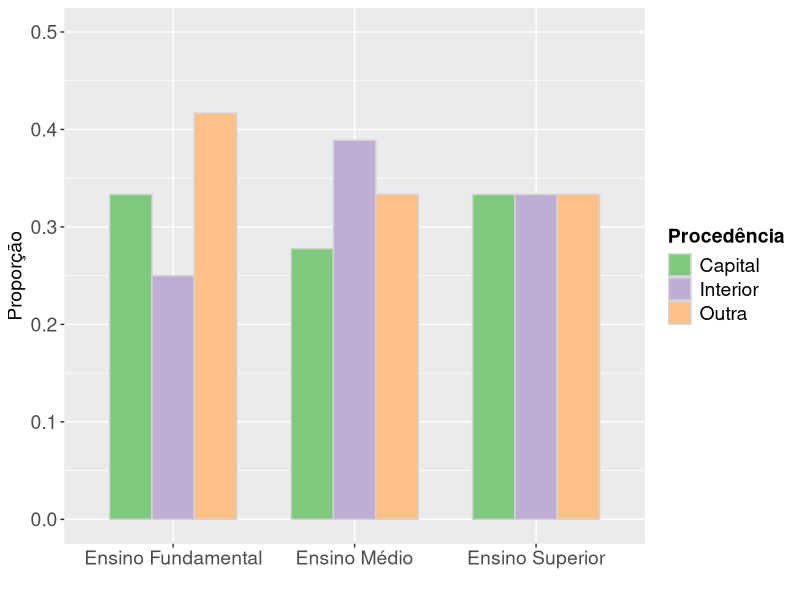
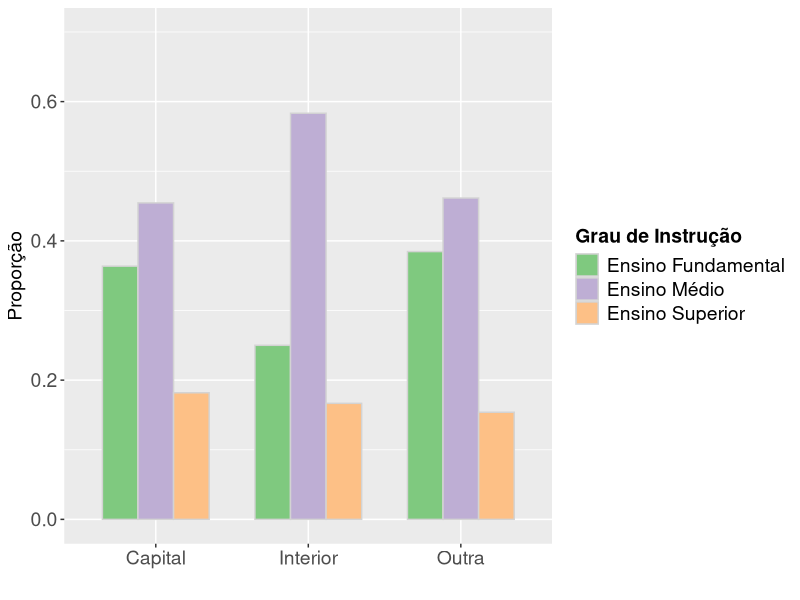
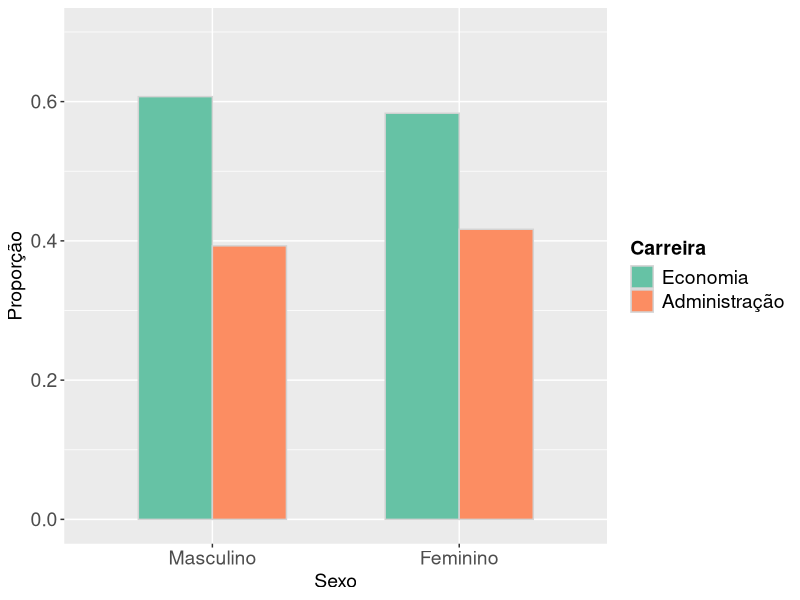
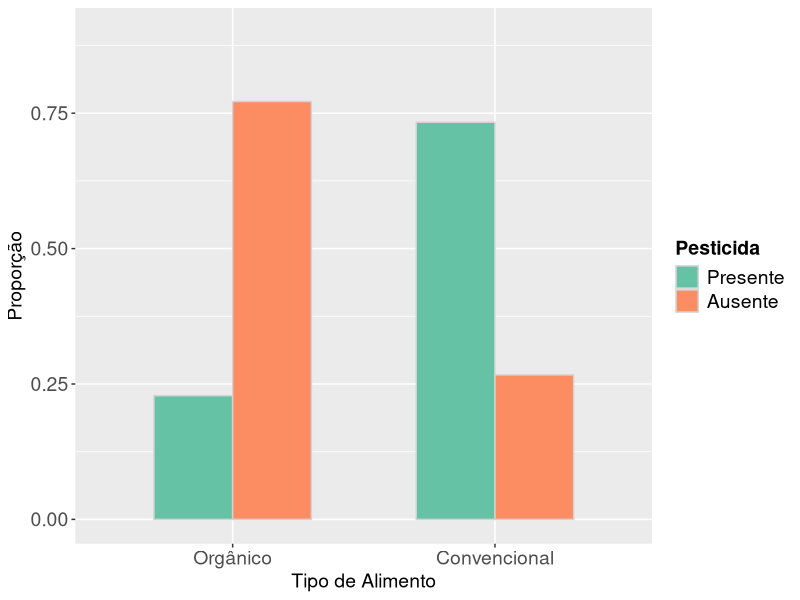
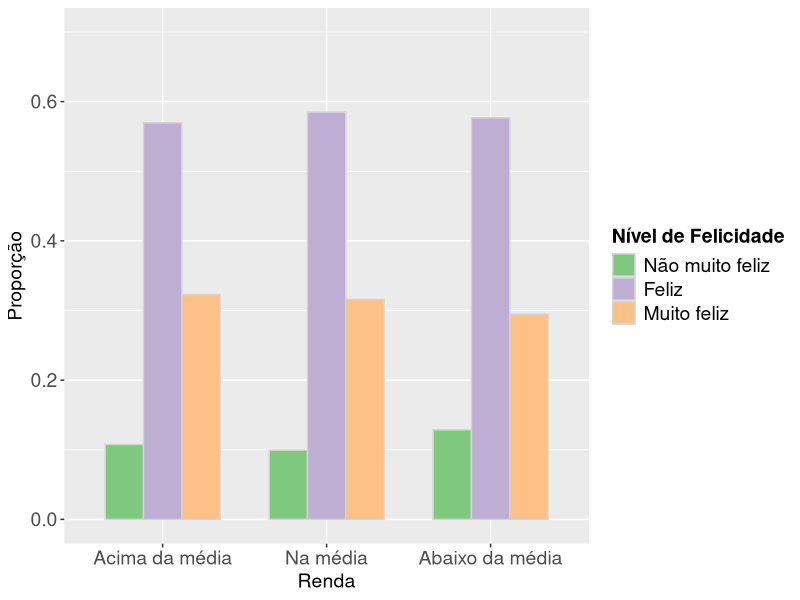
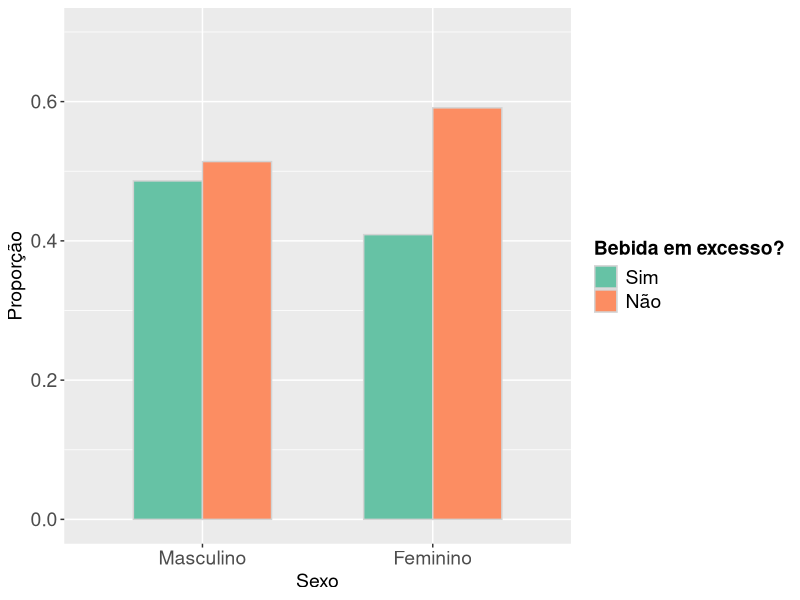
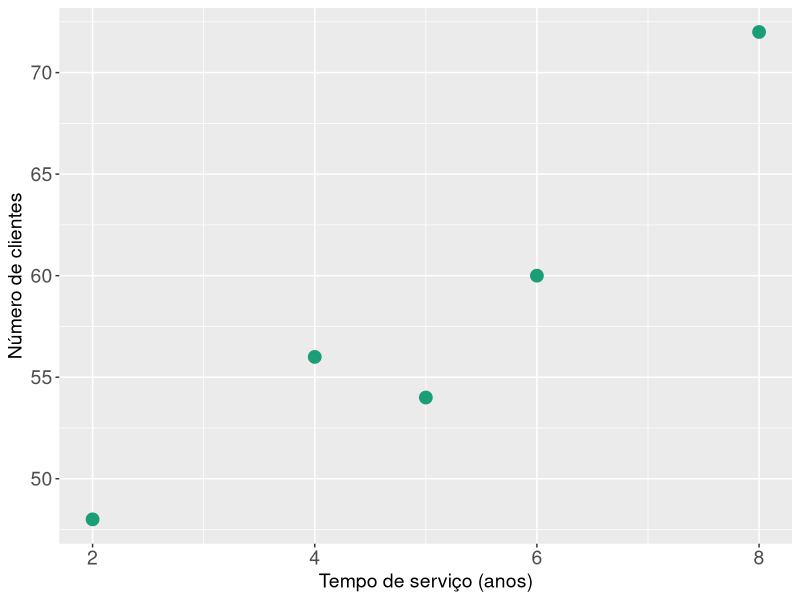
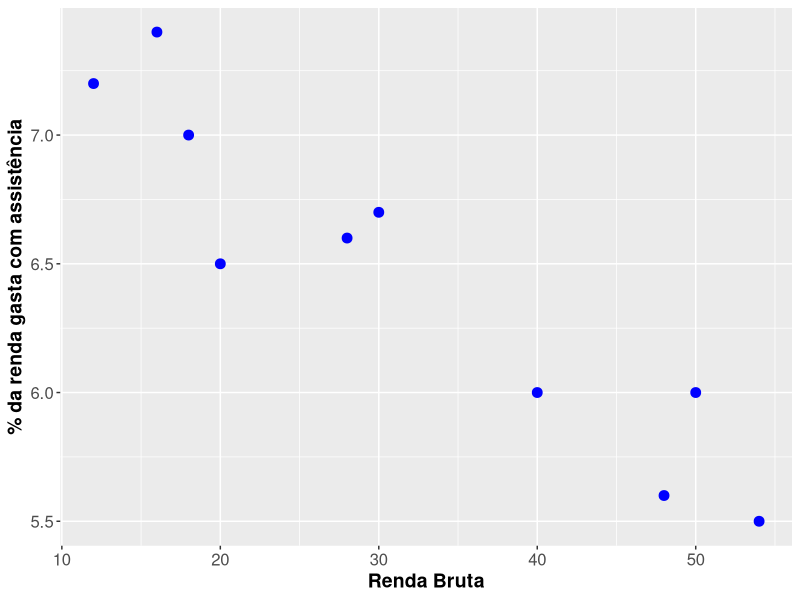

R code for these plots, in order:
## ---- chunk 1
x <- matrix(c(4, 5, 2, 3, 7, 2, 5, 6, 2), nrow=3, byrow=TRUE)
rownames(x) <- c("Capital","Interior", "Outra")
colnames(x) <- c("Ensino Fundamental", "Ensino Médio", "Ensino Superior")

y <- rbind(x, c(12, 18, 6))
y <- cbind(y, c(11, 12, 13, 36))
rownames(y) <- c("Capital", "Interior", "Outra", "Total")
colnames(y) <- c("Ensino Fundamental", "Ensino Médio", "Ensino Superior", "Total")
# library(printr)
library(knitr)
kable(y)
## ---- chunk 2
kable(addmargins(prop.table(x)), digits=3)
## ---- chunk 3
kable(addmargins(prop.table(x, 2), 1), digits=3)
## ---- chunk 4
library(reshape2)
library(ggplot2)

## Definir os parâmetros dos eixos para todos os gráficos
eixos <- theme(axis.text = element_text(size=14), 
               axis.title = element_text(size=14),
               legend.title = element_text(size=14, face="bold"), 
               legend.text=element_text(size=14))

x.long <- melt(prop.table(x, 2), varnames=c("Procedencia", "Instrucao"))

ggplot(x.long, aes(x=Instrucao, y=value, fill=factor(Procedencia)))+
    geom_bar(stat="identity", width=0.7, position="dodge", colour="lightgrey") +
    scale_fill_brewer(name="Procedência", palette="Accent") +
    xlab("") + ylab("Proporção") + ylim(0, 0.5) + eixos
## ---- chunk 5
kable(addmargins(prop.table(x, 1), 2), digits=3)
## ---- chunk 6
x.long <- melt(prop.table(x, 1), varnames=c("Procedencia", "Instrucao"))

ggplot(x.long, aes(x=Procedencia, y=value, fill=factor(Instrucao)))+
    geom_bar(stat="identity", width=0.7, position="dodge", colour="lightgrey") +
    scale_fill_brewer(name="Grau de Instrução", palette="Accent") +
    xlab("") + ylab("Proporção") + ylim(0, 0.7) + eixos
## ---- chunk 7
x <- matrix(c(85, 35, 55, 25), nrow=2, byrow=TRUE)
rownames(x) <- c("Economia", "Administração")
colnames(x) <- c("Masculino", "Feminino")
 
y <- rbind(x, c(85 + 55, 35 + 25))
y <- cbind(y, c(85 + 35, 55 + 25, sum(x)))
rownames(y) <- c("Economia", "Administração", "Total")
colnames(y) <- c("Masculino", "Feminino", "Total")
kable(y)
## ---- chunk 8
y2 <- addmargins(round(prop.table(y[-3,], 2), 2), 1)
rownames(y2) <- c("Economia", "Administração", "Total")
kable(y2)
## ---- chunk 9
x.long <- melt(prop.table(x, 2), varnames=c("Carreira", "Sexo"))

ggplot(x.long, aes(x=Sexo, y=value, fill=factor(Carreira)))+
    geom_bar(stat="identity", width=0.6, position="dodge", colour="lightgrey") +
    scale_fill_brewer(name="Carreira", palette="Set2") +
    xlab("Sexo") + ylab("Proporção") + ylim(0, 0.7) + eixos
## ---- chunk 10
# A tabela a seguir apresenta a distribuição conjunta das frequências do tipo de alimento e presença de pesticida.
x <- matrix(c(29, 98, 19485, 7086), nrow=2, byrow=TRUE)
rownames(x) <- c("Orgânico", "Convencional")
colnames(x) <- c("Pesticida Presente", "Pesticida Ausente") 

y <- rbind(x, c(29 + 19485, 98 + 7086))
y <- cbind(y, c(29 + 98, 19485 + 7086, sum(x)))
rownames(y) <- c("Orgânico", "Convencional", "Total")
colnames(y) <- c("Pesticida Presente", "Pesticida Ausente", "Total")
kable(y)
## ---- chunk 11
a <- addmargins(round(prop.table(x, 1), 2), 2)
#kable(a)
## ---- chunk 12
colnames(x) <- c("Presente", "Ausente") 
x.long <- melt(prop.table(x, 1), varnames=c("Alimento", "Pesticida"))

ggplot(x.long, aes(x=Alimento, y=value, fill=factor(Pesticida)))+
    geom_bar(stat="identity", width=0.6, position="dodge", colour="lightgrey") +
    scale_fill_brewer(name="Pesticida", palette="Set2") +
    xlab("Tipo de Alimento") + ylab("Proporção") + ylim(0, 0.9) + eixos
## ---- chunk 13
x <- matrix(c(17, 90, 51, 45, 265, 143, 31, 139, 71), nrow=3, byrow=TRUE)
rownames(x) <- c("Acima da média", "Na média", "Abaixo da média")
colnames(x) <- c("Não muito feliz", "Feliz", "Muito feliz")

y <- rbind(x, colSums(x))
y <- cbind(y, as.vector(rowSums(y)))
rownames(y) <- c("Acima da média", "Na média", "Abaixo da média", "Total")
colnames(y) <- c("Não muito feliz", "Feliz", "Muito feliz", "Total")
#kable(y)
## ---- chunk 14
kable(y)
## ---- chunk 15
a <- addmargins(round(prop.table(x, 1), 2), 2)
kable(a)
## ---- chunk 16
x.long <- melt(prop.table(x, 1), varnames=c("Renda", "Felicidade"))

ggplot(x.long, aes(x=Renda, y=value, fill=factor(Felicidade)))+
    geom_bar(stat="identity", width=0.7, position="dodge", colour="lightgrey") +
    scale_fill_brewer(name="Nível de Felicidade", palette="Accent") +
    xlab("Renda") + ylab("Proporção") + ylim(0, 0.7) + eixos
## ---- chunk 17
x <- matrix(c(1908, 2017, 2854, 4125), nrow=2, byrow=TRUE)
rownames(x) <- c("Masculino", "Feminino")
colnames(x) <- c("Bebida em excesso - Sim", "Bebida em excesso - Não")

y <- rbind(x, colSums(x))
y <- cbind(y, as.vector(rowSums(y)))
rownames(y) <- c("Masculino", "Feminino", "Total")
colnames(y) <- c("Bebida em excesso - Sim", "Bebida em excesso - Não", "Total")
#kable(y)
## ---- chunk 18
a <- addmargins(round(prop.table(x, 1), 2), 2)
kable(a)
## ---- chunk 19
colnames(x) <- c("Sim", "Não")
x.long <- melt(prop.table(x, 1), varnames=c("Sexo", "ExcessoBebida"))

ggplot(x.long, aes(x=Sexo, y=value, fill=factor(ExcessoBebida)))+
    geom_bar(stat="identity", width=0.6, position="dodge", colour="lightgrey") +
    scale_fill_brewer(name="Bebida em excesso?", palette="Set2") +
    xlab("Sexo") + ylab("Proporção") + ylim(0, 0.7) + eixos
## ---- chunk 20
x <- c(2, 4, 5, 6, 8)
y <- c(48, 56, 54, 60, 72)
# par(mar=c(5.1, 4.1, 1.1, 2.1))
# plot(x=x, y=y, xlab="Tempo de serviço (anos)", ylab="Número de clientes", 
#      main=" ", pch=19, cex.axis=1.2, cex.lab=1.2, las=1, col="blue", lwd=2)

dados <- data.frame(x=x, y=y)

library(RColorBrewer)
mycol <- brewer.pal(8, "Dark2")

ggplot(dados, aes(x, y)) + 
    geom_point(col=mycol[1], size=4) + 
    xlab("Tempo de serviço (anos)") + ylab("Número de clientes") + eixos
## ---- chunk 21
x <- c(12, 16, 18, 20, 28, 30, 40, 48, 50, 54)
y <- c(7.2, 7.4, 7, 6.5, 6.6, 6.7, 6, 5.6, 6, 5.5)

data <- data.frame(Familia=c("A","B","C","D","E","F","G","H","I","J"), X=x, Y=y)

data
## ---- chunk 22
# par(mar=c(5.1, 4.1, 1.1, 2.1))
# plot(x=x, y=y, xlab="Renda bruta", ylab=" % da renda gasta com assistência",
#      main=" ", pch=19, cex.axis=1.2, cex.lab=1, col="blue", lwd=2, las=1)

ggplot(data, aes(X, Y)) + 
    geom_point(col="blue", size=3) +
    labs(x="Renda Bruta", y="% da renda gasta com assistência") + 
    theme(axis.text=element_text(size=12), 
          axis.title=element_text(size=14, face="bold"))
## ---- chunk 23
fitbit <- read.csv("Fitbit.csv", sep=";")
fitbit <- fitbit[-which(fitbit$steps<300), ] # removendo os dias em que não usou Fitbit
nf <- layout(mat = matrix(c(1, 2), 2, 1, byrow=TRUE),  height=c(1, 2))
par(mar=c(3, 4, .2, .2))
boxplot(fitbit$steps, horizontal=TRUE, outline=TRUE, ylim=c(0, 31000),
        col="lightblue", type=3)
par(mar=c(5, 4, .2, .2))
hist(fitbit$steps, nclass=20, xlab="Número de passos por dia",
     ylab="Frequência", col="lightblue", main="", xlim=c(0, 31000), las=1)
abline(v=mean(fitbit$steps), col="red", lty=2, lwd=2)
## ---- chunk 24
# par(mar=c(4.1, 4.1, 0.1, 2.1))
# plot(x=fitbit$steps, y=fitbit$minutesVeryActive, xlab="Número de Passos", 
#      ylab="Tempo (min) de atividade intensa", col="blue", las=1)

ggplot(fitbit, aes(steps, minutesVeryActive)) + 
    geom_point(col=mycol[1], size=3, alpha=0.6) +
    labs(x="Número de Passos", y="Tempo (min) de atividade intensa") + eixos
## ---- chunk 25
## par(mar=c(5.1, 4.1, 1.1, 2.1))
## plot(x=fitbit$steps[fitbit$minutesSedentary > 1000], 
##      y <- fitbit$minutesSedentary[fitbit$minutesSedentary > 1000],
##      xlab="Número de Passos", ylab="Tempo (min) sedentário", 
##      col="blue", cex.lab=1.2, las=1)

fitbit2 <- subset(fitbit, minutesSedentary > 1000)
ggplot(fitbit2, aes(steps, minutesSedentary)) + 
    geom_point(col=mycol[1], size=3, alpha=0.6) +
    labs(x="Número de Passos", y="Tempo (min) sedentário") + eixos
## ---- chunk 26
# par(mar=c(5.1, 4.1, 1.1, 2.1))
# plot(x=fitbit$steps, y=fitbit$distance, xlab="Número de Passos",
#      ylab="Distância (km)", cex.lab=1.2, col="blue", las=1)

ggplot(fitbit, aes(steps, distance)) + 
    geom_point(size=3, colour=mycol[1], alpha=0.6) +
    labs(x="Número de Passos", y="Distância (km)") + eixos
